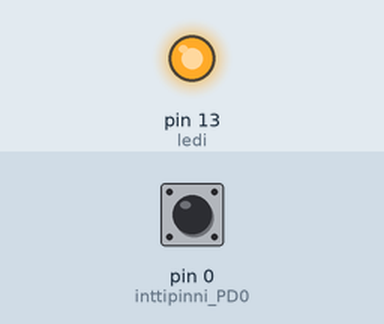
Bench run of a sketch on a simulated Arduino Uno, built with avr-gcc and run on an emulated ATmega328P. On the bench: output pins drawn as LEDs (lit = HIGH). The inputs (shaded band) are chosen by the test bench; at power-on: pin 0 (inttipinni_PD0) HIGH.

Above: at 0.1 s.
At 1.1 s:
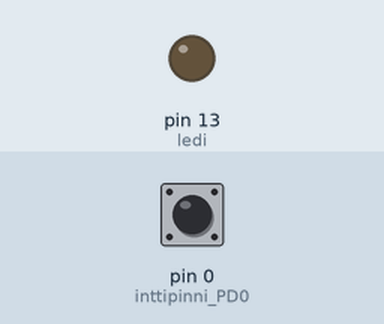
Timing chart, 0 to 2.6 s (numbered marks = the images above):
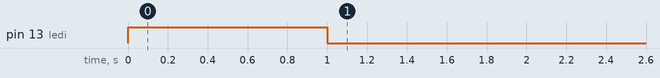

The sketch:

interupt_test.ino.ino
```cpp
#include <avr/interrupt.h>

ISR(PCINT2_vect)
{
  digitalWrite(13, !digitalRead(13));
  delay(100);
}

void setup() {
  // put your setup code here, to run once:
  pinMode(0,INPUT_PULLUP); //inttipinni PD0, RXD, PCINT16
  //                  The pin change interrupt PCI2 will trigger if any enabled PCINT[23:16] pin toggles.
  //                  The PCMSK2, PCMSK1 and PCMSK0 Registers control which pins contribute to the pin change interrupts
  PCICR |= 0b00000100; //PCIE2: Pin Change Interrupt Enable 2
  PCMSK2 |= 0b00000001;
  sei();

  pinMode(13,OUTPUT); //ledi
  digitalWrite(13,HIGH);
  delay(1000);
  digitalWrite(13,LOW);
}

void loop() {
//    sei();
    for(;;)
    {
      ;
    }
}
```
